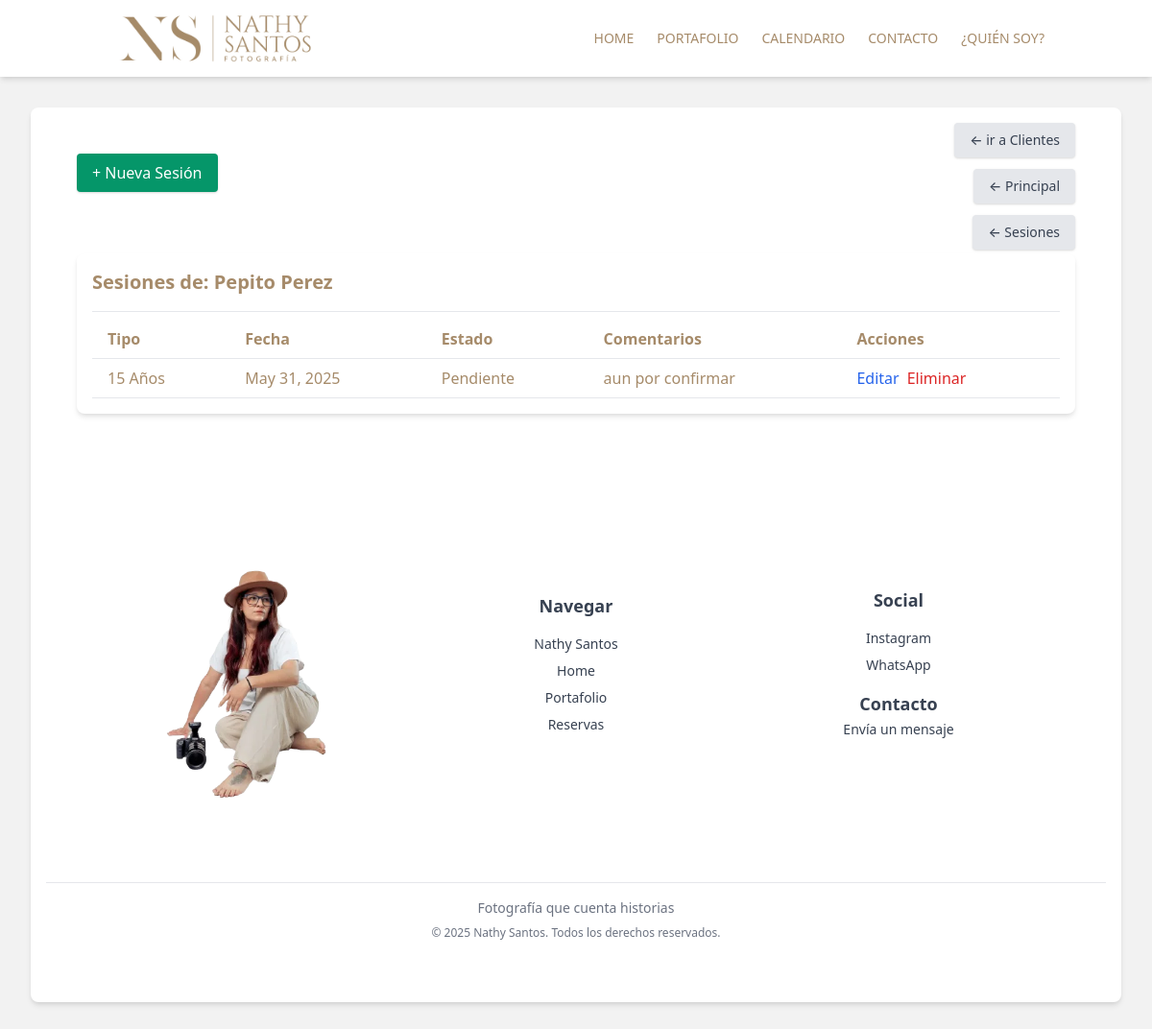
/admin-panel/clientes/1/nueva_sesion/ (signed in), run on an earlier commit of the app's database.
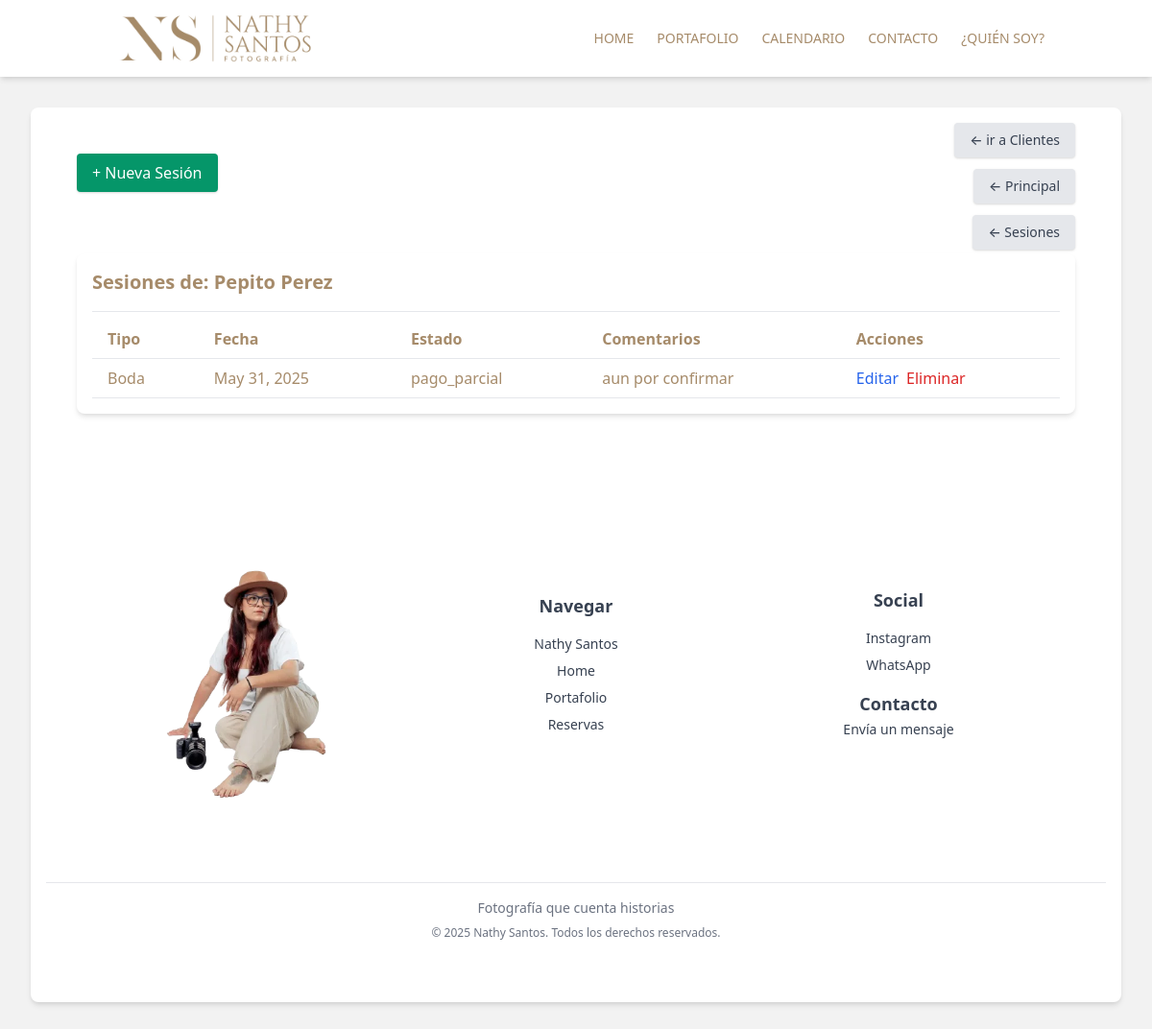
And on a later commit of the database.
### admin_NathySantos/models.py (models this page shows, shortened)
class Evento(models.Model):
    tipoEvento = models.ForeignKey(TipoEvento, on_delete=models.CASCADE)
    cliente = models.ForeignKey(Cliente, on_delete=models.CASCADE)
    estado = models.ForeignKey(EstadoEvento, on_delete=models.CASCADE)
    titulo = models.CharField(max_length=200)
    descripcion = models.TextField(blank=True)
    ubicacion = models.CharField(max_length=200)
    fecha_evento = models.DateField()
    fecha_reserva = models.DateField(auto_now_add=True)

class TipoEvento(models.Model):
    nombre = models.CharField(max_length=100)

class EstadoEvento(models.Model):
    estado = models.CharField(max_length=100)

### admin_NathySantos/views.py (the view, shortened to what this page needs)
# urls.py: path('clientes/<int:cliente_id>/nueva_sesion/', views.crear_evento, name='crear_evento'),
@login_required(login_url='/login/')
def crear_evento(request, cliente_id):
    cliente = get_object_or_404(Cliente, pk=cliente_id)
    tipo_eventos = TipoEvento.objects.all()
    eventos = Evento.objects.filter(cliente=cliente).order_by('-fecha_evento')
    estado_default = EstadoEvento.objects.filter(estado="Pendiente").first()
    if not estado_default:
      estado_default  = EstadoEvento.objects.create(estado="Pendiente")
    return render(request, 'clientes/sesiones.html', {
        'cliente': cliente,
        'tipo_eventos': tipo_eventos,
        'eventos': eventos,
    })

### admin_NathySantos/templates/clientes/sesiones.html (shortened to what this page needs)
{% extends 'layouts/app.html' %}
{% block content %}
<section class="p-4 m-8 bg-white shadow-md rounded-lg relative">
  <a href="{% url 'clientes_list' %}"
    class="absolute top-4 right-12 bg-gray-200 hover:bg-gray-300 text-gray-700 text-sm font-medium py-2 px-4 rounded shadow">
    &#8592; ir a Clientes
  </a>
  <a href="{% url 'dashboard' %}"
    class="absolute top-16 right-12 bg-gray-200 hover:bg-gray-300 text-gray-700 text-sm font-medium py-2 px-4 rounded flex items-center shadow">
    &#8592; Principal
  </a>
  <a href="{% url 'listar_eventos' %}"
    class="absolute top-28 right-12 bg-gray-200 hover:bg-gray-300 text-gray-700 text-sm font-medium py-2 px-4 rounded shadow">
    &#8592; Sesiones
  </a>
<button onclick="toggleSesionModal()"
  class="inline-block bg-green-600 hover:bg-green-700 text-white py-2 px-4 m-8 rounded shadow">
  + Nueva Sesión
</button>
<section class="p-4 m-8 bg-white shadow-md rounded-lg relative">
  <h3 class="text-xl font-bold mb-4">Sesiones de: {{ cliente.nombre }}</h3>
  <hr class="my-2">
  <table class="w-full text-left border-collapse">
    <thead>
      <tr class="border-b font-semibold">
        <th class="px-4 py-2">Tipo</th>
        <th class="px-4 py-2">Fecha</th>
        <th class="px-4 py-2">Estado</th>
        <th class="px-4 py-2">Comentarios</th>
        <th class="px-4 py-2">Acciones</th>
      </tr>
    </thead>
    <tbody>
      {% for evento in eventos %}
      <tr class="border-b hover:bg-gray-50">
        <td class="px-4 py-2">{{ evento.tipoEvento.nombre }}</td>
        <td class="px-4 py-2">{{ evento.fecha_evento }}</td>
        <td class="px-4 py-2">{{ evento.estado.estado }}</td>
        <td class="px-4 py-2">{{ evento.descripcion|default:"—" }}</td>
        <td class="px-4 py-2 flex space-x-2">
          <a href="{% url 'editar_evento' evento.pk %}" class="text-blue-600 hover:underline">Editar</a>
          <form method="POST" action="{% url 'eliminar_evento' evento.pk %}"
            onsubmit="return confirm('¿Eliminar esta sesión?');">
            <button type="submit" class="text-red-600 hover:underline">Eliminar</button>
          </form>
        </td>
      </tr>
      {% empty %}
      <tr>
        <td colspan="5" class="text-center py-4 text-gray-500">No hay sesiones registradas.</td>
      </tr>
      {% endfor %}
    </tbody>
  </table>
</section>
{% endblock %}

What changed in the data, as far as the page shows it:
changed Evento "aun por confirmar": tipoEvento.nombre "15 Años" → "Boda"; estado.estado "Pendiente" → "pago_parcial"
